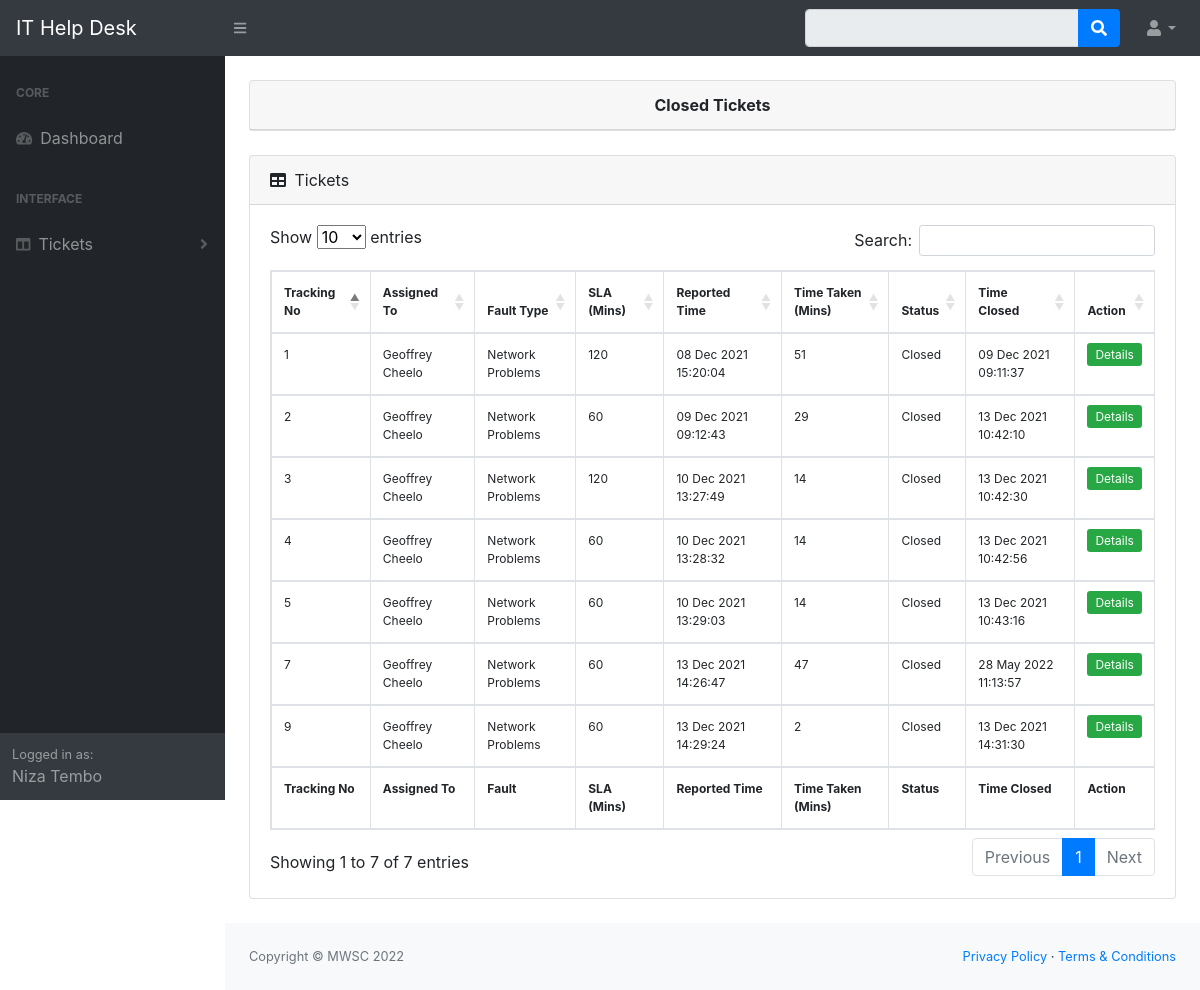
Page /user/dist/closed.php (signed in) on the committed database.
### tables this page shows
CREATE TABLE `tickets` (
  `ticket_id` int(11) NOT NULL,
  `ticket_type_id` int(11) NOT NULL,
  `user_id` int(11) NOT NULL,
  `fault_time` varchar(50) DEFAULT NULL,
  `ticket_desc` text NOT NULL,
  `ticket_status` tinytext DEFAULT NULL,
  `date_closed` varchar(254) DEFAULT NULL,
  `ticket_no` varchar(254) NOT NULL,
  `action` varchar(254) DEFAULT NULL
);

CREATE TABLE `it_staff` (
  `staff_id` int(11) NOT NULL,
  `man_no` varchar(30) NOT NULL,
  `full_name` text NOT NULL,
  `email_address` varchar(100) NOT NULL,
  `department` text DEFAULT NULL,
  `job_title` text DEFAULT NULL,
  `role` text NOT NULL,
  `usr_password` varchar(254) NOT NULL
);

CREATE TABLE `ticket_type` (
  `ticket_type_id` int(11) NOT NULL,
  `staff_id` int(11) NOT NULL,
  `ticket_type` varchar(100) DEFAULT NULL,
  `problem_desc` varchar(100) DEFAULT NULL,
  `ticket_sla` varchar(254) NOT NULL
);

### user/dist/includes/user_model.php (called while the page is built, shortened)
<?php
class user_model
{
        public function closedTickets($id)
        {
            $db = new DBconnection();
            $dbConn = $db->getConnection();
            $sql = "SELECT it_staff.full_name as name, tickets.ticket_id, tickets.ticket_status, ticket_type.ticket_type,
            tickets.fault_time, tickets.date_closed, tickets.ticket_no, ticket_type.ticket_sla
            FROM tickets
            INNER JOIN ticket_type ON ticket_type.ticket_type_id = tickets.ticket_type_id
            INNER JOIN it_staff ON it_staff.staff_id = ticket_type.staff_id
            WHERE tickets.ticket_status='Closed' AND tickets.user_id='$id' ORDER BY tickets.ticket_id DESC";
            return $dbConn->query($sql);
        }
}

### user/dist/closed.php (the view, shortened to what this page needs)
<?php
include "includes/header.php";
include "includes/navbar.php";
include "includes/user_model.php";
$model = new user_model();
$id = $_SESSION['user_id'];
$tickets = $model->closedTickets($id);
?>
<div id="layoutSidenav_content">
             <main>
                <div class="container-fluid">
                    <br>
                    <div class="card mb-4">
                        <div class="card-header" style="text-align: center;">
                            <b>Closed Tickets</b>
                    </div>
                  </div>
                    <div class="card mb-4">
                         <div class="card-header">
                                <i class="fas fa-table mr-1"></i>
                                Tickets
                            </div>
                            <div class="card-body">
                                <div class="table-responsive">
                                    <table class="table table-bordered" id="dataTable" width="100%" cellspacing="0">
                                        <thead>
                                        <?php $style = 'style="font-size: 12px";';?>
                                        <tr <?php echo $style;?>>
                                                <th>Tracking No</th>
                                                <th>Assigned To</th>
                                                <th>Fault Type</th>
                                                <th>SLA (Mins)</th>
                                                <th>Reported Time</th>
                                                <th>Time Taken (Mins)</th>
                                                <th>Status</th>
                                                <th>Time Closed </th>
                                                <th>Action</th>
                                            </tr>
                                        </thead>
                                        <tfoot>
                                        <tr <?php echo $style;?>>
                                                <th>Tracking No</th>
                                                <th>Assigned To</th>
                                                <th>Fault</th>
                                                <th>SLA (Mins)</th>
                                                <th>Reported Time</th>
                                                <th>Time Taken (Mins)</th>
                                                <th>Status</th>
                                                <th>Time Closed</th>
                                                <th>Action</th>
                                            </tr>
                                        </tfoot>
                                        <tbody>
                                        <?php
                                          while ($row = $tickets->fetch(PDO::FETCH_ASSOC))
                                          {
                                            $fault_time = new DateTime($row['fault_time']);
                                            $closed = new DateTime($row['date_closed']);
                                            $stamp =  $fault_time->diff($closed)->format("%i");
                                            $FT = $fault_time->format('d M Y H:i:s');
                                            $CT = $closed->format('d M Y H:i:s');
                                        ?>
                                            <tr <?php echo $style;?>>
                                                <td><?=$row['ticket_id'];?></td>
                                                <td><?=$row['name'];?></td>
                                                <td><?=$row['ticket_type'];?></td>
                                                <td><?=$row['ticket_sla'];?></td>
                                                <td><?=$FT;?></td>
                                                <td><?=$stamp;?></td>
                                                <td><?=$row['ticket_status'];?></td>
                                                <td><?=$CT;?></td>
                                                <td align="center">
                                                    <a title="View Ticket" href="view_closed.php?id=<?=$row['ticket_id']?>" <?php echo $style;?>  class=" btn-sm btn-success">Details</a>
                                                </td>
                                            </tr>
                                            <?php } ?>
                                        </tbody>
                                    </table>
                                </div>
                            </div>
                    </div>
                </div>
            </main>
<?php
    include 'includes/footer.php';
?>

### rows in the picture
tickets: ticket_id "9", it_staff.full_name "Geoffrey Cheelo", ticket_type.ticket_type "Network Problems", ticket_type.ticket_sla "60", fault_time "13 Dec 2021 14:29:24", stamp "2", ticket_status "Closed", date_closed "13 Dec 2021 14:31:30"
tickets: ticket_id "7", it_staff.full_name "Geoffrey Cheelo", ticket_type.ticket_type "Network Problems", ticket_type.ticket_sla "60", fault_time "13 Dec 2021 14:26:47", stamp "47", ticket_status "Closed", date_closed "28 May 2022 11:13:57"
tickets: ticket_id "5", it_staff.full_name "Geoffrey Cheelo", ticket_type.ticket_type "Network Problems", ticket_type.ticket_sla "60", fault_time "10 Dec 2021 13:29:03", stamp "14", ticket_status "Closed", date_closed "13 Dec 2021 10:43:16"
tickets: ticket_id "4", it_staff.full_name "Geoffrey Cheelo", ticket_type.ticket_type "Network Problems", ticket_type.ticket_sla "60", fault_time "10 Dec 2021 13:28:32", stamp "14", ticket_status "Closed", date_closed "13 Dec 2021 10:42:56"
tickets: ticket_id "3", it_staff.full_name "Geoffrey Cheelo", ticket_type.ticket_type "Network Problems", ticket_type.ticket_sla "120", fault_time "10 Dec 2021 13:27:49", stamp "14", ticket_status "Closed", date_closed "13 Dec 2021 10:42:30"
tickets: ticket_id "2", it_staff.full_name "Geoffrey Cheelo", ticket_type.ticket_type "Network Problems", ticket_type.ticket_sla "60", fault_time "09 Dec 2021 09:12:43", stamp "29", ticket_status "Closed", date_closed "13 Dec 2021 10:42:10"
tickets: ticket_id "1", it_staff.full_name "Geoffrey Cheelo", ticket_type.ticket_type "Network Problems", ticket_type.ticket_sla "120", fault_time "08 Dec 2021 15:20:04", stamp "51", ticket_status "Closed", date_closed "09 Dec 2021 09:11:37"

### other values in the picture
$_SESSION['name'] "Niza Tembo"
